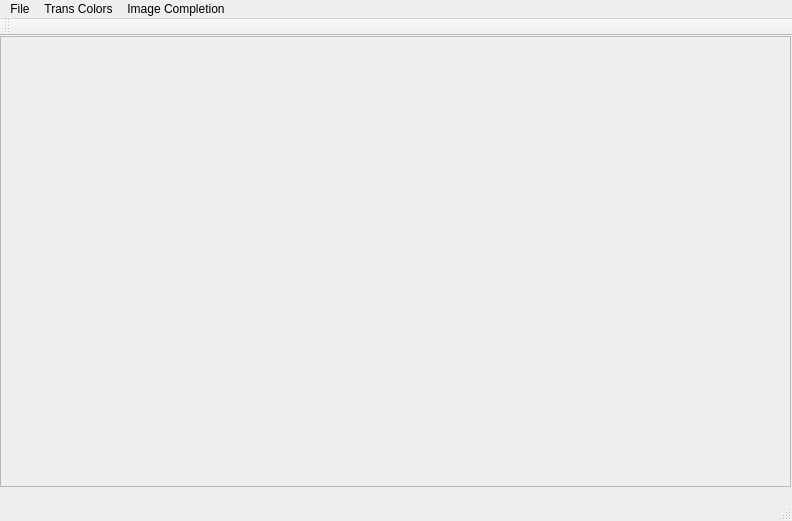
<?xml version="1.0" encoding="UTF-8"?>
<ui version="4.0">
 <class>ImageCompletionClass</class>
 <widget class="QMainWindow" name="ImageCompletionClass">
  <property name="geometry">
   <rect>
    <x>0</x>
    <y>0</y>
    <width>792</width>
    <height>521</height>
   </rect>
  </property>
  <property name="windowTitle">
   <string>ImageCompletion</string>
  </property>
  <widget class="QWidget" name="centralWidget">
   <widget class="QScrollArea" name="scrollArea">
    <property name="geometry">
     <rect>
      <x>0</x>
      <y>0</y>
      <width>791</width>
      <height>451</height>
     </rect>
    </property>
    <property name="widgetResizable">
     <bool>true</bool>
    </property>
    <widget class="QWidget" name="scrollAreaWidgetContents">
     <property name="geometry">
      <rect>
       <x>0</x>
       <y>0</y>
       <width>789</width>
       <height>449</height>
      </rect>
     </property>
     <widget class="QLabel" name="label">
      <property name="geometry">
       <rect>
        <x>0</x>
        <y>0</y>
        <width>781</width>
        <height>451</height>
       </rect>
      </property>
      <property name="text">
       <string/>
      </property>
     </widget>
    </widget>
   </widget>
  </widget>
  <widget class="QMenuBar" name="menuBar">
   <property name="geometry">
    <rect>
     <x>0</x>
     <y>0</y>
     <width>792</width>
     <height>23</height>
    </rect>
   </property>
   <widget class="QMenu" name="menuFile">
    <property name="title">
     <string>File</string>
    </property>
    <addaction name="actionOpen_Image"/>
    <addaction name="actionOpen_Mask"/>
   </widget>
   <widget class="QMenu" name="menuTrans_Colors">
    <property name="title">
     <string>Trans Colors</string>
    </property>
    <addaction name="actionTo_YCbCr"/>
   </widget>
   <widget class="QMenu" name="menuImage_Completion">
    <property name="title">
     <string>Image Completion</string>
    </property>
    <addaction name="actionCompute_WHT"/>
    <addaction name="actionGenerate_KD_Tree"/>
    <addaction name="actionStatistics_of_Patch_Offset"/>
    <addaction name="actionGCoptimization"/>
    <addaction name="actionCompletion"/>
   </widget>
   <addaction name="menuFile"/>
   <addaction name="menuTrans_Colors"/>
   <addaction name="menuImage_Completion"/>
  </widget>
  <widget class="QToolBar" name="mainToolBar">
   <attribute name="toolBarArea">
    <enum>TopToolBarArea</enum>
   </attribute>
   <attribute name="toolBarBreak">
    <bool>false</bool>
   </attribute>
  </widget>
  <widget class="QStatusBar" name="statusBar"/>
  <action name="actionOpen_Image">
   <property name="text">
    <string>Open Image</string>
   </property>
  </action>
  <action name="actionOpen_Mask">
   <property name="text">
    <string>Open Mask</string>
   </property>
  </action>
  <action name="actionTo_YCbCr">
   <property name="text">
    <string>To YCbCr</string>
   </property>
  </action>
  <action name="actionCompute_WHT">
   <property name="text">
    <string>Compute WHT</string>
   </property>
  </action>
  <action name="actionGenerate_KD_Tree">
   <property name="text">
    <string>Generate KD-Tree</string>
   </property>
  </action>
  <action name="actionStatistics_of_Patch_Offset">
   <property name="text">
    <string>Statistics of Patch Offset</string>
   </property>
  </action>
  <action name="actionGCoptimization">
   <property name="text">
    <string>GCoptimization</string>
   </property>
  </action>
  <action name="actionCompletion">
   <property name="text">
    <string>Completion</string>
   </property>
  </action>
 </widget>
 <layoutdefault spacing="6" margin="11"/>
 <resources>
  <include location="imagecompletion.qrc"/>
 </resources>
 <connections/>
</ui>
